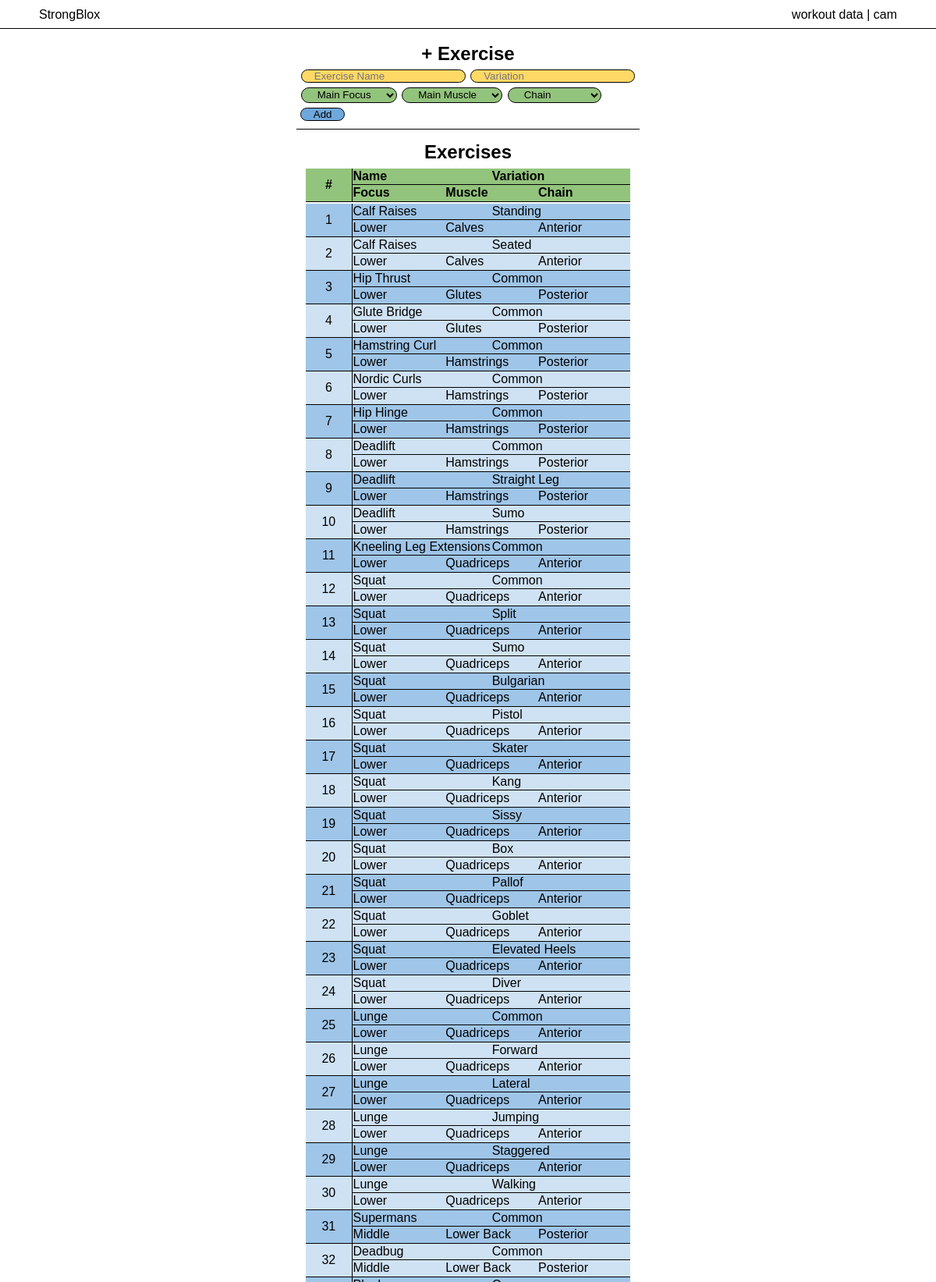
/exercises (signed in, upper part), run on the app's committed database.
### tables this page shows
CREATE TABLE exercises (
        exercise_id INTEGER PRIMARY KEY,
        exercise TEXT NOT NULL,
        variation TEXT,
        focus TEXT,
        chain TEXT,
        muscle TEXT,
        user_id INTEGER
    );

### app.py (the view)
@app.route("/exercises", methods=["GET", "POST"])
@login_required
def exercises():
    if request.method == "POST":
        exercise = request.form.get("exercise")
        variation = request.form.get("variation")
        focus = request.form.get("focus")
        muscle = request.form.get("muscle")
        chain = request.form.get("chain")
        db = sqlite3.connect("workouts.db")
        cur = db.cursor()
        cur.execute("INSERT INTO exercises (exercise, variation, focus, muscle, chain, user_id) VALUES(?,?,?,?,?,?)",
                    (exercise, variation, focus, muscle, chain, session["user_id"]))
        db.commit()
        db.close()
        return redirect("/exercises")
    else:
        db = sqlite3.connect("workouts.db")
        db.row_factory = sqlite3.Row
        cur = db.cursor()
        cur.execute("SELECT muscle FROM muscles WHERE user_id IS NULL OR user_id = ?", (session["user_id"],))
        muscles = cur.fetchall()
        cur.execute("SELECT * FROM exercises WHERE user_id IS NULL OR user_id = ?", (session["user_id"],))
        exercises = cur.fetchall()
        return render_template("exercises.html", exercises=exercises, muscles=muscles, chains=CHAINS, focuses=FOCUSES, antirotations=ANTIROTATIONS)

### app.py (called while the page is built)
def login_required(f):
    @wraps(f)
    def decorated_function(*args, **kwargs):
        if session.get("user_id") is None:
            return redirect("/login")
        return f(*args, **kwargs)
    return decorated_function

@app.after_request
def after_request(response):
    response.headers["Cache-Control"] = "no-cache, no-store, must-revalidate"
    response.headers["Expires"] = 0
    response.headers["Pragma"] = "no-cache"
    return response

### templates/exercises.html (shortened to what this page needs)
{% extends "layout.html" %}
{% block body %}
    <div class="container">
        <div class="section interactive">
            <h2>+ Exercise</h2>
            <form method="post">
                <input autocomplete="off" autofocus name="exercise" placeholder="Exercise Name" type="text">
                <input autocomplete="off" autofocus name="variation" placeholder="Variation" type="text">
                <br>
                <select name="focus">
                    <option disabled selected>Main Focus</option>
                </select>
                <select name="muscle">
                    <option disabled selected>Main Muscle</option>
                </select>
                <select name="chain">
                    <option disabled selected>Chain</option>
                </select>
                <br>
                <input class="lists" type="submit" value="Add">
            </form>
        </div>
        <div class="section data">
            <h2>Exercises</h2>
            <table id="table-exercises">
                <thead>
                    <tr>
                        <th class="table-ex-id">#</th>
                        <th class="table-ex-name">Name</th>
                        <th class="table-ex-variation">Variation</th>
                        <th class="table-ex-focus">Focus</th>
                        <th class="table-ex-muscle">Muscle</th>
                        <th class="table-ex-chain">Chain</th>
                    </tr>
                </thead>
                <tbody>
                    {% for exercise in exercises %}
                        <tr>
                            <td class="table-ex-id">{{ exercise.exercise_id }}</td>
                            <td class="table-ex-name">{{ exercise.exercise }}</td>
                            <td class="table-ex-variation">{{ exercise.variation }}</td>
                            <td class="table-ex-focus">{{ exercise.focus }}</td>
                            <td class="table-ex-muscle">{{ exercise.muscle }}</td>
                            <td class="table-ex-chain">{{ exercise.chain }}</td>
                        </tr>
                    {% endfor %}
                </tbody>
            </table>
        </div>
    </div>
{% endblock %}

### static/styles.css (style rules this page uses)
* { font-family: 'Trebuchet MS', sans-serif; }
h2 { text-align: center; margin-top: 10px; margin-bottom: 5px; }
.container { margin-bottom: 50px; padding-bottom: 10px; position: fixed; width: 100%; overflow: auto; top: 40px; bottom: 0px; z-index: -1; left: 50%; transform: translateX(-50%); }
.section { padding: 5px; margin-left: auto; margin-right: auto; width: fit-content; }
.interactive { background-color: white; border-bottom: 1px solid black; }
.data { background-color: white; }
select { background-color: #93c47d; color: black; border: 1px solid black; border-radius: 12px; padding: .01em 16px; margin: 1px; margin-bottom: 5px; }
input { background-color: #ffd966; color: black; border: 1px solid black; border-radius: 12px; padding: .01em 16px; margin: 1px; margin-bottom: 5px; }
#table-exercises th { text-align: left; background-color: #93c47d; }
#table-exercises tbody > tr:nth-child(even) { background-color: #cfe2f3; }
#table-exercises tbody > tr:nth-child(odd) { background-color: #9fc5e8; }
#table-exercises tr { display: grid; grid-template-areas: "id na na na va va va" "id fo fo mu mu ch ch"; grid-template-columns: repeat(7, 1fr); grid-template-rows: repeat(2, 1fr); border-bottom: 1px solid black; }
.table-ex-id { grid-area: id; display: grid; place-items: center center; border-right: 1px solid black; }
.table-ex-name { grid-area: na; border-bottom: 1px solid black; }
.table-ex-variation { grid-area: va; border-bottom: 1px solid black; }
.table-ex-focus { grid-area: fo; }
.table-ex-muscle { grid-area: mu; }
.table-ex-chain { grid-area: ch; }
.lists { margin-left: auto; margin-right: auto; width: fit-content; background-color: #6fa8dc; }

### data on the page
exercises: exercise_id "1", exercise "Calf Raises", variation "Standing", focus "Lower", muscle "Calves", chain "Anterior"
exercises: exercise_id "2", exercise "Calf Raises", variation "Seated", focus "Lower", muscle "Calves", chain "Anterior"
exercises: exercise_id "3", exercise "Hip Thrust", variation "Common", focus "Lower", muscle "Glutes", chain "Posterior"
exercises: exercise_id "4", exercise "Glute Bridge", variation "Common", focus "Lower", muscle "Glutes", chain "Posterior"
exercises: exercise_id "5", exercise "Hamstring Curl", variation "Common", focus "Lower", muscle "Hamstrings", chain "Posterior"
exercises: exercise_id "6", exercise "Nordic Curls", variation "Common", focus "Lower", muscle "Hamstrings", chain "Posterior"
exercises: exercise_id "7", exercise "Hip Hinge", variation "Common", focus "Lower", muscle "Hamstrings", chain "Posterior"
exercises: exercise_id "8", exercise "Deadlift", variation "Common", focus "Lower", muscle "Hamstrings", chain "Posterior"
exercises: exercise_id "9", exercise "Deadlift", variation "Straight Leg", focus "Lower", muscle "Hamstrings", chain "Posterior"
exercises: exercise_id "10", exercise "Deadlift", variation "Sumo", focus "Lower", muscle "Hamstrings", chain "Posterior"
exercises: exercise_id "11", exercise "Kneeling Leg Extensions", variation "Common", focus "Lower", muscle "Quadriceps", chain "Anterior"
exercises: exercise_id "12", exercise "Squat", variation "Common", focus "Lower", muscle "Quadriceps", chain "Anterior"
exercises: exercise_id "13", exercise "Squat", variation "Split", focus "Lower", muscle "Quadriceps", chain "Anterior"
exercises: exercise_id "14", exercise "Squat", variation "Sumo", focus "Lower", muscle "Quadriceps", chain "Anterior"
exercises: exercise_id "15", exercise "Squat", variation "Bulgarian", focus "Lower", muscle "Quadriceps", chain "Anterior"
exercises: exercise_id "16", exercise "Squat", variation "Pistol", focus "Lower", muscle "Quadriceps", chain "Anterior"
exercises: exercise_id "17", exercise "Squat", variation "Skater", focus "Lower", muscle "Quadriceps", chain "Anterior"
exercises: exercise_id "18", exercise "Squat", variation "Kang", focus "Lower", muscle "Quadriceps", chain "Anterior"
exercises: exercise_id "19", exercise "Squat", variation "Sissy", focus "Lower", muscle "Quadriceps", chain "Anterior"
exercises: exercise_id "20", exercise "Squat", variation "Box", focus "Lower", muscle "Quadriceps", chain "Anterior"
exercises: exercise_id "21", exercise "Squat", variation "Pallof", focus "Lower", muscle "Quadriceps", chain "Anterior"
exercises: exercise_id "22", exercise "Squat", variation "Goblet", focus "Lower", muscle "Quadriceps", chain "Anterior"
exercises: exercise_id "23", exercise "Squat", variation "Elevated Heels", focus "Lower", muscle "Quadriceps", chain "Anterior"
exercises: exercise_id "24", exercise "Squat", variation "Diver", focus "Lower", muscle "Quadriceps", chain "Anterior"
exercises: exercise_id "25", exercise "Lunge", variation "Common", focus "Lower", muscle "Quadriceps", chain "Anterior"
exercises: exercise_id "26", exercise "Lunge", variation "Forward", focus "Lower", muscle "Quadriceps", chain "Anterior"
exercises: exercise_id "27", exercise "Lunge", variation "Lateral", focus "Lower", muscle "Quadriceps", chain "Anterior"
exercises: exercise_id "28", exercise "Lunge", variation "Jumping", focus "Lower", muscle "Quadriceps", chain "Anterior"
exercises: exercise_id "29", exercise "Lunge", variation "Staggered", focus "Lower", muscle "Quadriceps", chain "Anterior"
exercises: exercise_id "30", exercise "Lunge", variation "Walking", focus "Lower", muscle "Quadriceps", chain "Anterior"
exercises: exercise_id "31", exercise "Supermans", variation "Common", focus "Middle", muscle "Lower Back", chain "Posterior"
exercises: exercise_id "32", exercise "Deadbug", variation "Common", focus "Middle", muscle "Lower Back", chain "Posterior"

### other printed values
{{ session["username"] }} "cam"
